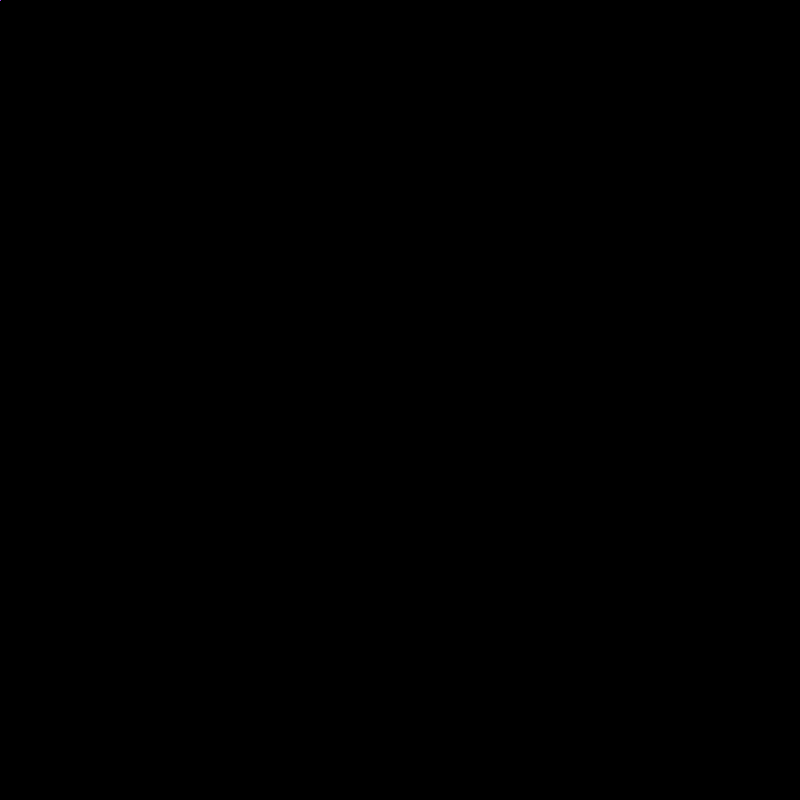
Frame 1 (no input)
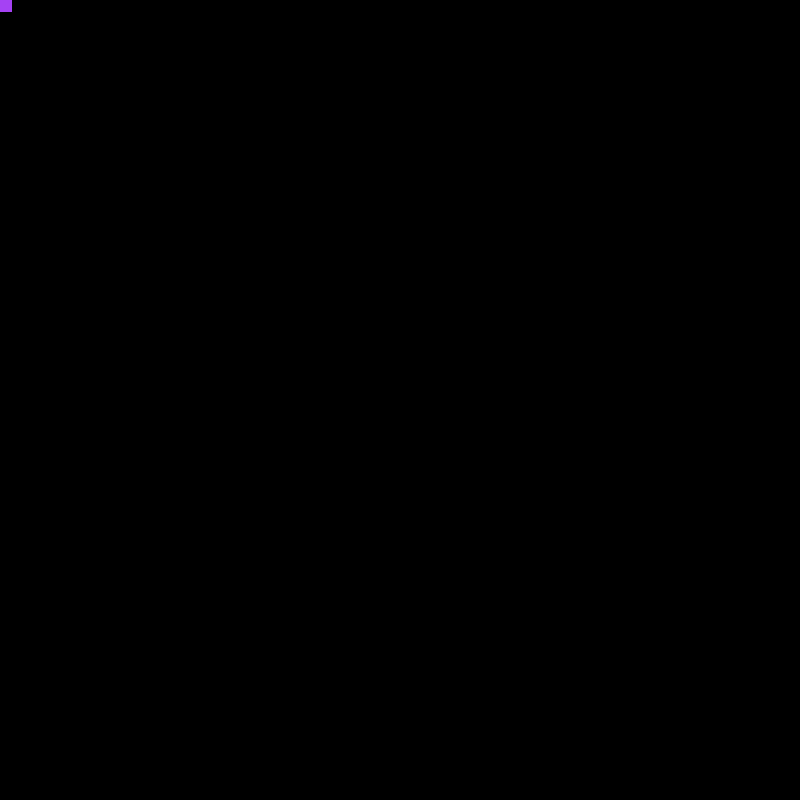
Frame 60 (the mouse pressed at the canvas centre just before this capture)
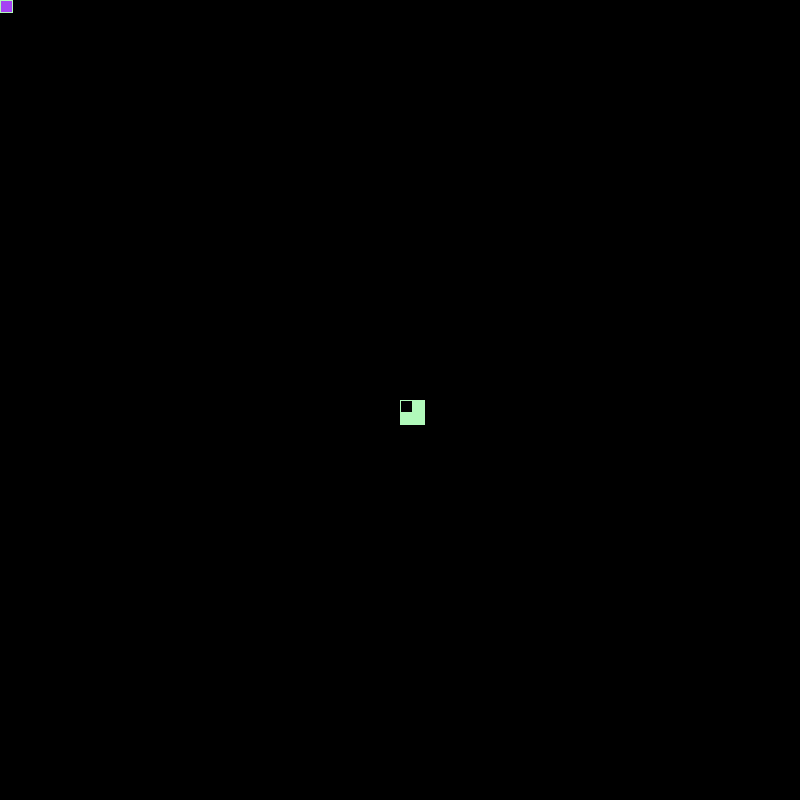
Frame 120 (the mouse held since frame 60 and released just before this capture)

The Processing sketch that drew these frames (run headless with seeded random() and noise(); from frame 60 on, the mouse is pressed at the canvas centre):

// Processing sketch: SS2_Rainbow_Squares
// ── SS2_Rainbow_Squares.pde
//Rainbow Squares- Camille Victoria Ragland
//Click to change the 

//code in setup block runs once
//remember order of statement in code blocks
float grow =  0.1;
float r = random(256);
float g = random(256);
float b = random(256);

void setup(){
size(800,800);
//putting background here makes only one background so all line shows
background(0);
}

void draw(){
//putting background here makes a new bckground so only one line shows
//creates a rectangle using grow variable for width and height
noFill();
stroke(r,g,b);
rect(pmouseX,pmouseY,grow,grow);
grow = grow + .2;

//when mouse is clicked it changes color


}
void mousePressed()
{
  //only makes light colors 
 r = random(150,266);
 g = random(150,266);
 b = random(150,266);
 
noFill();
stroke(r,g,b);
rect(pmouseX,pmouseY,grow,grow);
grow = grow + .2;
 }
 
